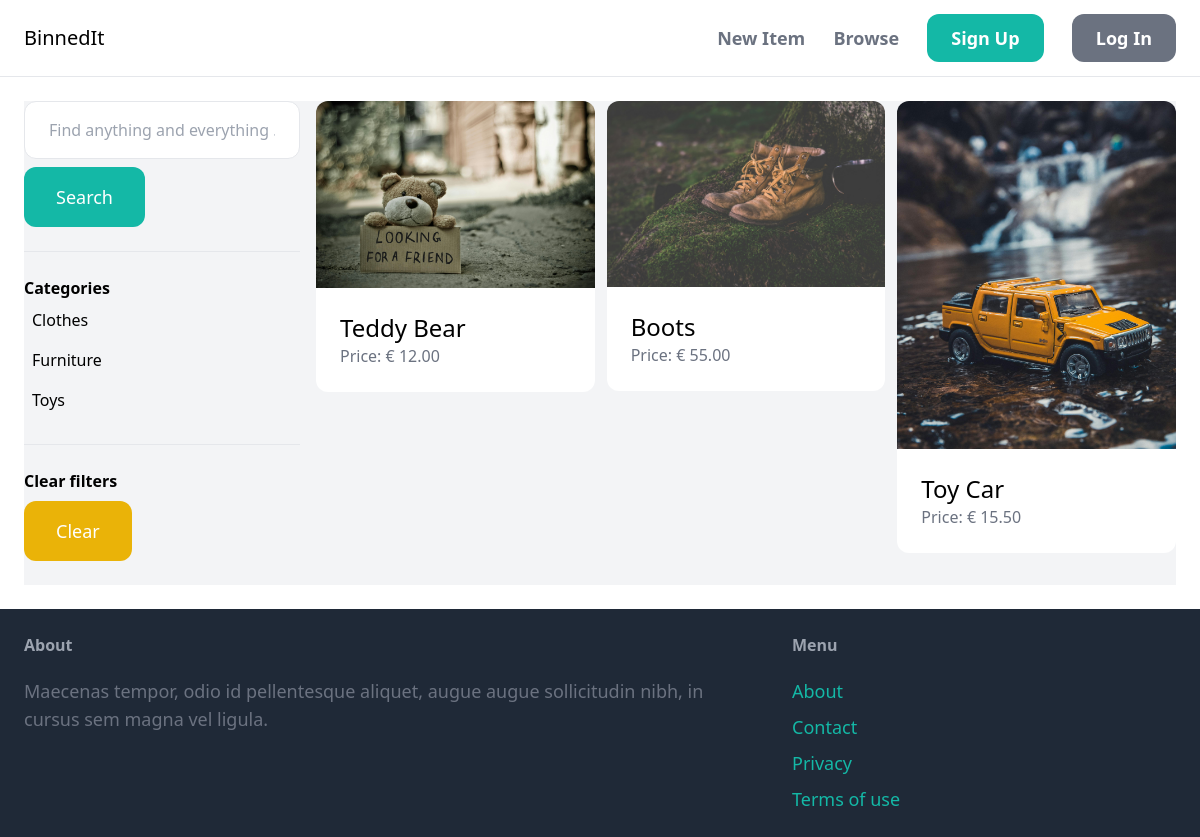
The app's page /items/, older data.
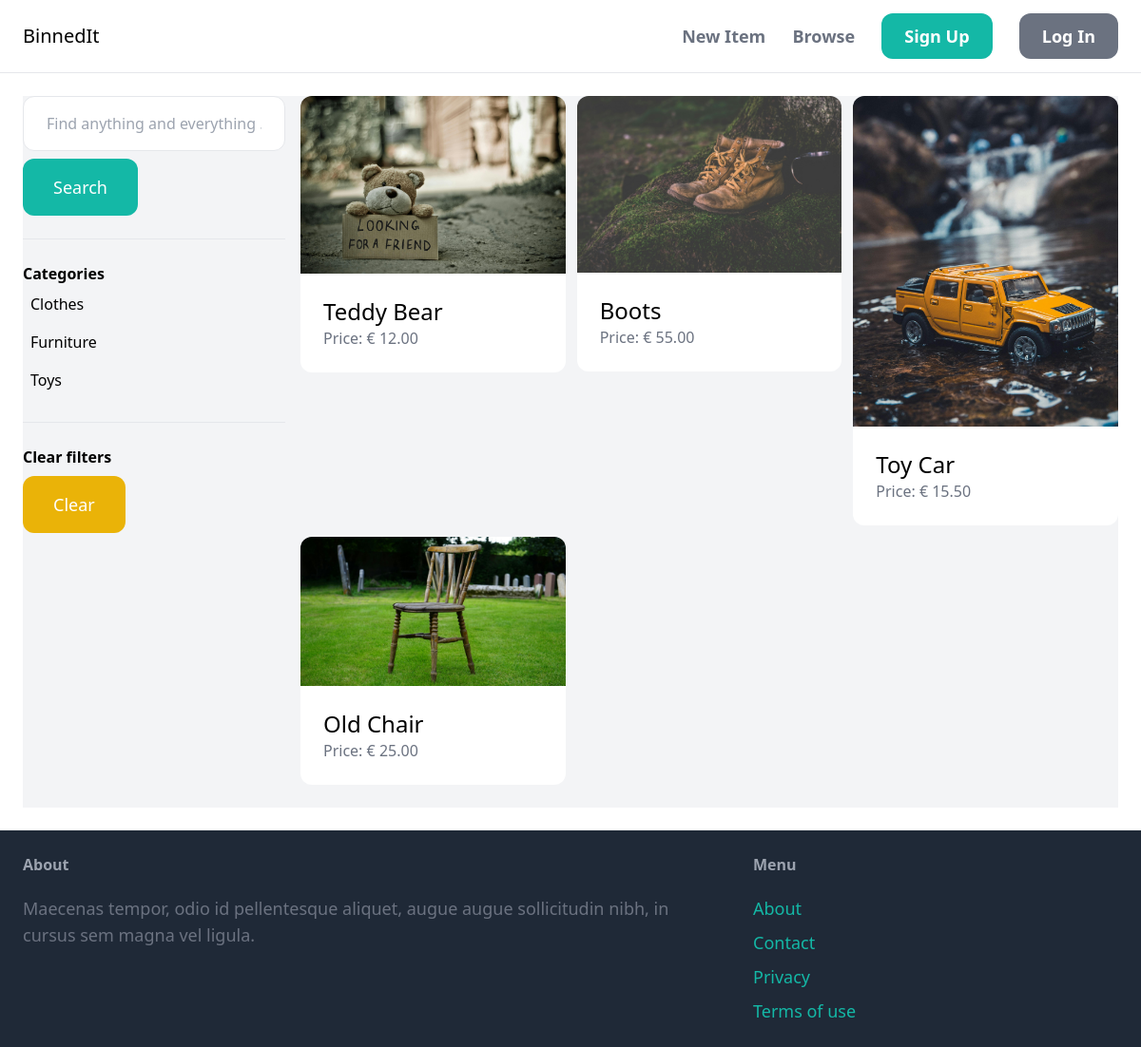
The same page, newer data.
### item/models.py (models this page shows, shortened)
class Category(models.Model):
    name = models.CharField(max_length=255)
    class Meta:
        ordering = ('name',)
        verbose_name_plural = 'Categories'

class Item(models.Model):
    category = models.ForeignKey(
        Category, related_name='items', on_delete=models.CASCADE)
    name = models.CharField(max_length=255)
    description = models.TextField(blank=True, null=True)
    price = models.DecimalField(max_digits=999, decimal_places=2)
    image = models.ImageField(upload_to='item_images', blank=True, null=True)
    is_sold = models.BooleanField(default=False)
    created_by = models.ForeignKey(
        User, related_name='items', on_delete=models.CASCADE)
    created_at = models.DateTimeField(auto_now_add=True)

### item/views.py (the view)
# urls.py: path('items/', include('item.urls')),
def items(request):
    query = request.GET.get('query', '')
    category_id = request.GET.get('category', 0)
    categories = Category.objects.all()
    items = Item.objects.filter(is_sold=False)
    if category_id:
        items = items.filter(category_id=category_id)
    if query:
        items = items.filter(Q(name__icontains=query) |
                             Q(description__icontains=query))
    return render(request, 'item/items.html', {'items': items, 'query': query, 'categories': categories, 'category_id': int(category_id), })

### item/templates/item/items.html (shortened to what this page needs)
{% extends 'core/base.html' %}
{% block content %}
    <div class="pb-6 grid grid-cols-4 gap-4 bg-gray-100">
        <div class="col-span-1">
            <form method="get" action="{% url 'item:items' %}">
                <input name="query" class="w-full py-4 px-6 border rounded-xl" type="text" value="{{query}}" placeholder="Find anything and everything ...">
                <button class="mt-2 py-4 px-8 text-lg bg-teal-500 text-white rounded-xl">Search</button>
            </form>
            <hr class="my-6">
            <p class="font-semibold">Categories<p>
            <ul>
                {% for category in categories %}
                    <li class="py-2 px-2 rounded-xl{% if category.id == category_id %} bg-gray-200{% endif %}">
                        <a href="{% url 'item:items' %}?query={{ query }}&category={{ category.id }}">{{ category.name }}</a>
                    </li>
                {% endfor %}
            </ul>
            <hr class="my-6">
            <p class="font-semibold">Clear filters<p>
            <ul>
                <li><a href="{% url 'item:items' %}" class="mt-2 py-4 px-8 inline-block bg-yellow-500 text-lg text-white rounded-xl">Clear</a></li>
            </ul>
        </div>
        <div class="col-span-3">
            <div class="grid grid-cols-3 gap-3">
                {% for item in items %}
                    <div>
                        <a href="{% url 'item:detail' item.id %}">
                            <div>
                                <img src = "{{ item.image.url }}" class="rounded-t-xl">
                            </div>
                            <div class="p-6 bg-white rounded-b-xl">
                                <h2 class="text-2xl">{{item.name}}</h2>
                                <p class="text-gray-500">Price: € {{item.price}}</p>
                            </div>
                        </a>
                    </div>
                {% endfor %}
            </div>
        </div>
    </div>
{% endblock content %}

Row changes from the older to the newer data that the page shows:
added Item: image (picture), name "Old Chair", price "25.00"
